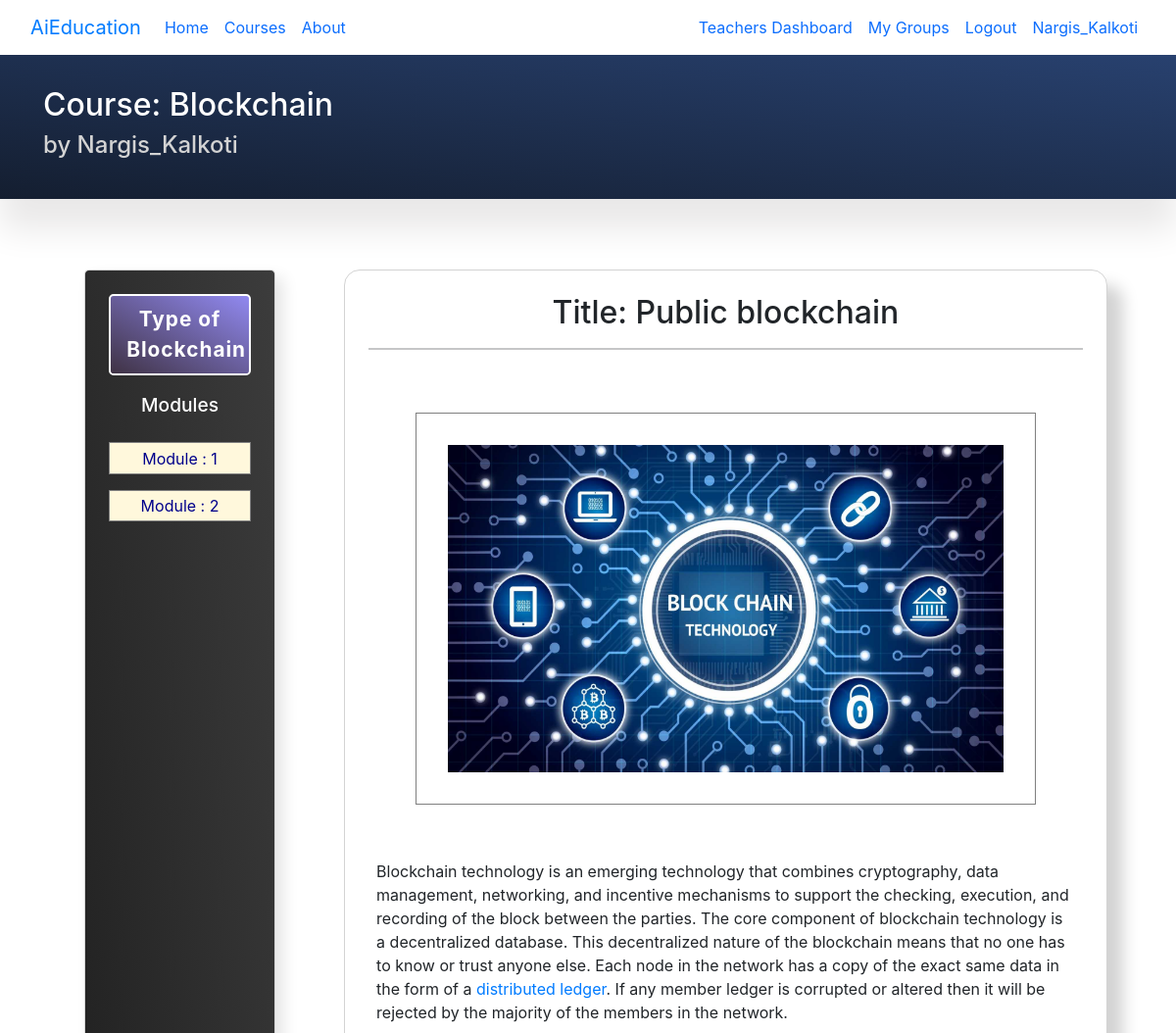
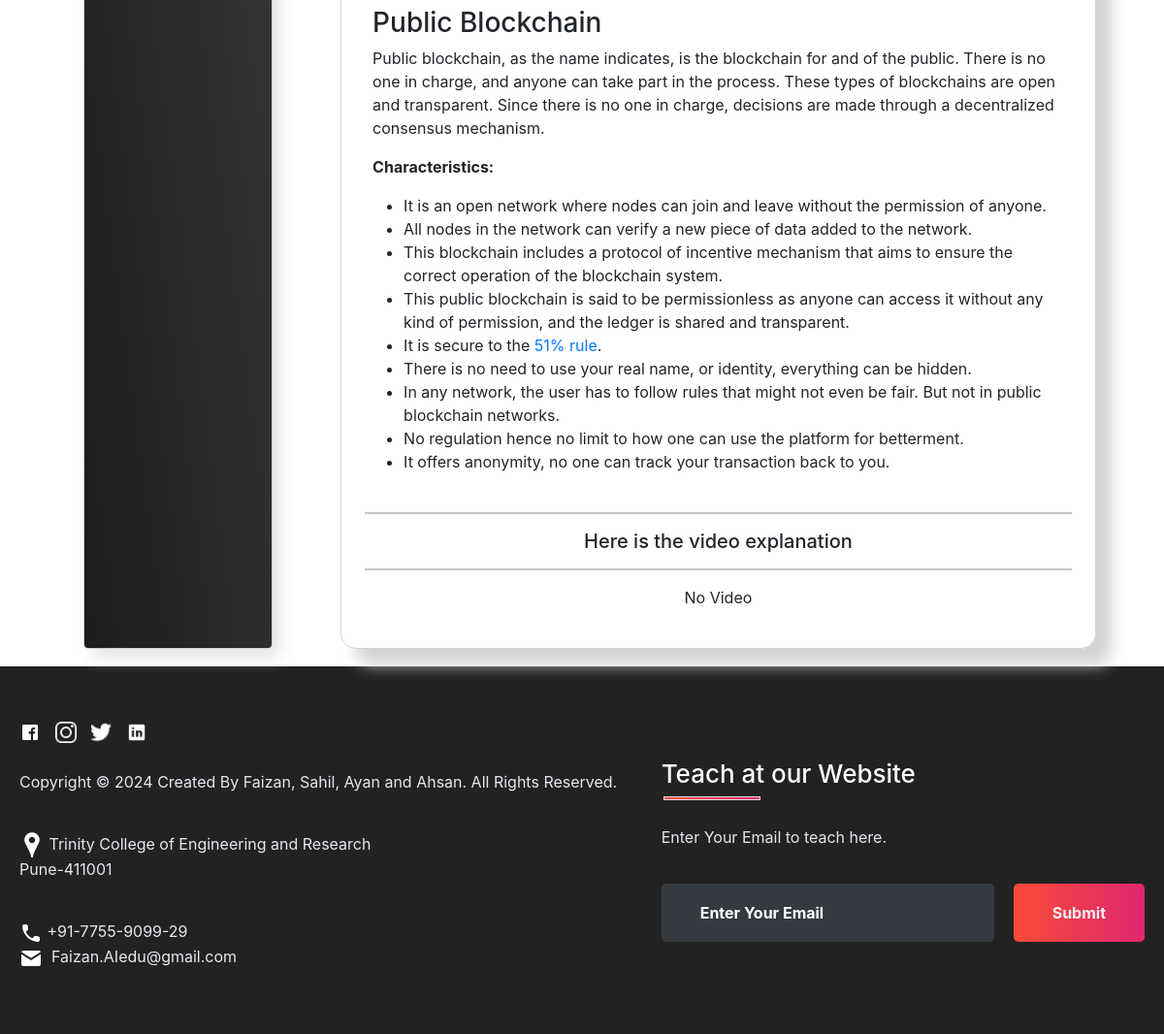
The app's page /modules/detail-module/blockchain/type-of-blockchain/public-blockchain/ (signed in) with its own data (2 pictures, top to bottom).
### modules/models.py (models this page shows, shortened)
class Module(models.Model):
    id = models.AutoField(primary_key=True)
    module_name = models.CharField(max_length=100)
    module_video = models.FileField(blank=True, upload_to='videos/modules', null=True)
    module_content = RichTextField(blank=True, null=True)
    module_image = models.ImageField(blank=True, upload_to='photos/modules')
    slug = models.SlugField()
    is_completed = models.ManyToManyField(Student, through='Module_completed', related_name='modules_completed')
    part_of_section = models.ForeignKey(Section, on_delete=models.CASCADE, related_name='has_modules')
    belong_to_course = models.ForeignKey(Course, on_delete=models.CASCADE, related_name='contains_modules')

### courses/models.py (models this page shows, shortened)
class Course(models.Model):
    course_name = models.CharField(max_length=100)
    made_by_teacher = models.ForeignKey(to=Teacher , on_delete=models.CASCADE, related_name='made_course')
    student = models.ManyToManyField(Student ,through='Course_members', related_name='has_course') # To get through the model name
    course_img = models.ImageField(upload_to='photos/courses',blank=True) # to change the upload path
    course_description = models.CharField(max_length=300)
    slug = models.SlugField()
    iscomplete = models.BooleanField(default=False)
    Age_choices = [
        ('Age < 10', 'Age <10'),
        ('10 < Age < 15', '10 < Age < 15'),
        ('15 < Age < 18','15 < Age < 18'),
        ('Above 18', 'Above 18'),
        ('For all ages', 'For all ages'),]
    age_group = models.CharField(max_length=20, choices=Age_choices, default='For all ages')
    tz1 = pytz.timezone('Asia/Kolkata')
    current_time = timezone.now().astimezone(tz1)
    duration = timedelta(hours=5, minutes=30)
    current_date = current_time + duration
    date_generated = models.DateTimeField(default=current_date)
    class Meta:
        ordering = ["course_name"]

### accounts/models.py (models this page shows, shortened)
class Teacher(models.Model):
    name = models.CharField(max_length=50, unique=True)
    user = models.OneToOneField(to=User, on_delete=models.CASCADE, related_name='teacher')
    is_verified = models.BooleanField(default=False)
    number = models.CharField(max_length=11)
    profile_photo = models.ImageField(upload_to='photos/teacher', null=True, blank=True)
    bio = models.CharField(max_length=100, blank=True, null=True)
    GENDER_CHOICES = [
        ('Male', 'Male'),
        ('Female', 'Female'),
        ('None', 'None')]
    EXPERIENCE_CHOICES=[
        ('less then 1 year','less then 1 year'),('1 - 2 years','1 - 2 years'),
        ('2-4 years','2-4 years'),('5 years and above','5 years and above'),
    ]
    TYPE_USER = [
        ('student', 'student'),
        ('teacher', 'teacher'),
        ('admin', 'admin')]
    is_type = models.CharField(max_length=20, choices=TYPE_USER, default='teacher')
    gender = models.CharField(max_length=10, choices=GENDER_CHOICES, default='None')
    experience = models.CharField(max_length=30, choices=EXPERIENCE_CHOICES, default='less then 1 year')
    def __str__(self):
        return self.name

### sections/models.py (models this page shows, shortened)
class Section(models.Model):
    section_name = models.CharField(max_length=200)
    section_description = models.CharField(max_length=200)
    belong_to_course = models.ForeignKey(Course, on_delete=models.CASCADE, related_name='contains_sections')
    students_completed = models.ManyToManyField(Student, through='Section_completed', related_name='sections_completed')
    available_to_student = models.ManyToManyField(Student, through='Available_sections')
    Accessible_at_level = [('Easy','Easy'),
                          ('Medium','Medium'),
                          ('Hard','Hard'),
                          ('Expert','Expert')]
    Difficulty = models.CharField(max_length=20, choices=Accessible_at_level, default='Easy')
    slug = models.SlugField()

### modules/views.py (the view)
# urls.py: path('detail-module/<slug:course_slug>/<slug:section_slug>/<slug:slug>/', views.DetailModule.as_view(), name='detailmodule'),
class DetailModule(LoginRequiredMixin, DetailView):
    template_name = 'modules/detail_modules.html'
    context_object_name = 'module'
    model = Module
    slug_field = 'slug'
    def get_context_data(self, **kwargs):
        context = super().get_context_data(**kwargs)
        section_slug = self.kwargs.get('section_slug')
        course_slug = self.kwargs.get('course_slug')
        Section1 = Section.objects.get(slug = section_slug)
        Course1 = Course.objects.get(slug=course_slug)
        context['section'] = Section1
        context['course'] = Course1
        return context

### modules/templates/modules/detail_modules.html
{% extends 'base.html' %}
{% block content %}
{% load static %}
{% if user.is_authenticated %}
   {% if user.student in course.student.all or user.teacher.name == course.made_by_teacher.name %}
<div class="row" style="margin: 0px; padding: 2em; justify-content: center;
background: linear-gradient(to top right, #141E30,#28416F); box-shadow: 0em 2em 2em rgb(234, 233, 233);">
<a style="text-decoration: none; color: lightgrey;"
href="{% url 'courses:singlecourse' slug=course.slug %}">
    <h2 style="text-align: left; color:white;">
        Course: {{module.belong_to_course.course_name}}
    </h2> <h4>
    by {{module.belong_to_course.made_by_teacher}}</h4>
</a>
</div>
<div style="padding: 1em 3em;"></div><br>
<div class="row" style="margin: 0px; padding:1em; justify-content:space-evenly">
    <div class="col-lg-2" style="box-shadow: 0.5em 0.5em 1em rgb(229, 229, 229); border: 1px solid lightgrey;
    text-align: center; padding: 1.5em 1.5em; border-radius: 0.3em; margin: 0em 1em;
    background: linear-gradient(to top right, #1c1c1c, #3c3c3c);">
    <a style="text-decoration: none; color: black;" href="">
        <p style="background: linear-gradient(to top right, #3F3244,  rgb(145, 137, 240)); border: 1px solid grey; border-radius: 0.3em;
        padding: 0.5em 1em; color: white; border: 2px solid white;">
           <b style="letter-spacing: 1px; font-size: 1.3em;"> {{module.part_of_section.section_name}} </b>
        </p>
    </a>
     <span style="color:white; font-weight: 500; font-size: 1.2em;">Modules  </span>
     <br> <br>
        {% for modules in section.has_modules.all %}
        <a style="text-decoration: none; color: darkblue;"
        href="{% url 'modules:detailmodule' course_slug=course.slug section_slug=section.slug slug=modules.slug %}">
          <p class="module-selector" >
              Module : {{forloop.counter}}
          </p>
        </a>
        {% endfor %}
      </div>
    <div class="col-lg-8" style="border: 1px solid lightgrey; box-shadow: 1em 1em 1em lightgrey; padding: 1.5em; border-radius: 1em;">
        <h2 style="text-align: center;">
            Title: {{module.module_name}}</h2><hr>
            <div style="text-align: center; padding: 3em;">
                <img class="module-image" src="{{module.module_image.url}}" alt="">
            </div>
            <div style="padding: 0.5em;">
                {{module.module_content|safe}}
            </div>
            <hr>
            <div>
                <h5 style="text-align: center;">Here is the video explanation</h5>
                {% if module.module_video %}
                <div style="padding:0.5em 2em;">
                   <video width="100%" controls>
                      <source src="{{module.module_video.url}}" type="video/mp4">
                   </video>
                </div>
                {% else %}
                <hr>
                <p style="text-align: center;">
                No Video</p>
                {% endif %}
            </div>
    </div>
</div>
   {% endif %}
{% endif %}
{% endblock content %}

### templates/base.html (shortened to what this page needs)
{% load static %}
<!DOCTYPE html>
<html lang="en">
<head>
    <link rel="stylesheet" href="{% static 'css/styles.css' %}">
    <link rel="stylesheet" href="{% static 'css/bootstrap.min.css' %}">
    <link rel="stylesheet" href="https://cdn.jsdelivr.net/npm/bootstrap@4.3.1/dist/css/bootstrap.min.css">
    <link rel="stylesheet" href="{% static 'courses/css/courses.css' %}">
    <link rel="stylesheet" href="{% static 'accounts/css/accounts.css' %}">
    <link rel="stylesheet" href="{% static 'modules/modules.css' %}">
    <link rel="stylesheet" href="{% static 'footer/css/footer.css' %}">
</head>
<body>
<nav class="navbar navbar-expand-lg bg-body-tertiary" >
    <div class="container-fluid">
      <a class="navbar-brand" href="{% url 'index' %}">
        AiEducation
      </a>
      <div class="collapse navbar-collapse" id="navbarSupportedContent">
        <ul class="navbar-nav me-auto mb-2 mb-lg-0">
          <li class="nav-item">
            <a class="nav-link active" aria-current="page" href="{% url 'index' %}">Home</a>
          </li>
          <li class="nav-item">
            <a class="nav-link" href="{% url 'courses:allcourseslist' %}">Courses</a>
          </li>
          <li class="nav-item">
            <a class="nav-link" href="{% url 'about' %}">About</a>
          </li>
        </ul>
        <ul class="navbar-nav mb-2 mb-lg-0">
            {% if user.is_authenticated %}
            {% if user.is_superuser %}
            <li class="nav-item">
              <a class="nav-link" href="{% url 'admin:index' %}">My Admin Dashboard</a>
            </li>
            {% elif not user.teacher %}
            <li class="nav-item">
              <a class="nav-link" href="{% url 'courses:student_dashboard' %}">My Dashboard</a>
            </li>
            {% else %}
            <li class="nav-item">
              <a class="nav-link" href="{% url 'courses:teacher_dashboard' %}">Teachers Dashboard</a>
            </li>
            {% endif %}
            <li class="nav-item">
              <a class="nav-link" href="">My Groups</a>
            </li>
            <li class="nav-item">
              <a class="nav-link" href="{% url 'accounts:logout' %}">Logout</a>
            </li>
            <li class="nav-item">
              <a class="nav-link" href="">{{user.username}}</a>
            </li>
            {% endif %}
        </ul>
      </div>
    </div>
  </nav>
    {% block content %}{% endblock content %}
<footer>
  <div class="footer-container">
    <div class="left-col">
      <div class="social-media">
        <a href="#"><img src="{% static 'footer/photos/fb.png' %}"></a>
        <a href="#"><img src="{% static 'footer/photos/insta.png' %}"></a>
        <a href="#"><img src="{% static 'footer/photos/tt.png' %}"></a>
        <a href="#"><img src="{% static 'footer/photos/linkedin.png' %}"></a>
      </div><br>
      <p class="rights-text">Copyright © 2024 Created By Faizan, Sahil, Ayan and Ahsan. All Rights Reserved.</p>
      <br><p><img src="{% static 'footer/photos/location.png' %}"> Trinity College of Engineering and Research<br>Pune-411001</p><br>
      <p><img src="{% static 'footer/photos/phone.png' %}"> +91-7755-9099-29<br><img src="{% static 'footer/photos/mail.png' %}">&nbsp; Faizan.AIedu@gmail.com<br>
      </p>
    </div>
    <div class="right-col">
      <h1 style="color: #fff">Teach at our Website</h1>
      <div class="border"></div><br>
      <p>Enter Your Email to teach here.</p>
      <form class="register-form">
        <input class="txtb" type="email" placeholder="Enter Your Email">
        <input class="btn" type="submit" value="Submit">
      </form>
    </div>
  </div>
</footer>
</body>
</html>

### static/modules/modules.css (style rules this page uses)
.module-image { width: 100%; padding: 2em; border: 1px solid grey; height: 50vh; }
.module-selector { padding: 0.2em 0.3em; border: 1px solid grey; background-color: cornsilk; }

### static/footer/css/footer.css (style rules this page uses)
footer { color: #E5E8EF; background: #000D; padding: 50px 0; }
footer .footer-container { max-width: 1300px; margin: auto; padding: 0 20px; display: flex; justify-content: space-between; align-items: center; flex-wrap: wrap-reverse; }
footer .social-media img { width: 22px; }
footer .social-media a { margin-right: 10px; font-size: 22px; text-decoration: none; }
footer .right-col h1 { font-size: 26px; }
footer .border { width: 100px; height: 4px; background: linear-gradient(to right, #FA4B37, #DF2771); margin: 2px; }
footer .register-form { display: flex; justify-content: center; align-items: center; flex-wrap: wrap; }
footer input::placeholder { color: white !important; }
footer .txtb { flex: 1; padding: 18px 40px; font-size: 16px; background: #343A40; border: none; font-weight: 700; outline: none; border-radius: 5px; min-width: 260px; margin-top: 20px; color: white; }
footer .btn { margin-top: 20px; padding: 18px 40px; font-size: 16px; color: #f1f1f1; background: linear-gradient(to right, #FA4B37, #DF2771); border: none; font-weight: 700; outline: none; border-radius: 5px; margin-left: 20px; cursor: pointer; transition: opacity .3s linear; }

### records on screen
Module: belong_to_course.course_name "Blockchain", belong_to_course.made_by_teacher "Nargis_Kalkoti", part_of_section.section_name "Type of Blockchain", module_name "Public blockchain", module_image (picture), module_content "Blockchain technology is an emerging technology that combines cryptography, data management, networking, and incentive mechanisms to support the checking, execution, and recording of the block between the parties. The core component of blockchain technology is a decentralized database. This decentralized nature of the blockchain means that no one has to know or trust anyone else. Each node in the network has a copy of the exact same data in the form of a distributed ledger . If any member ledger is corrupted or altered then it will be rejected by the majority of the members in the network. Public Blockchain Public blockchain, as the name indicates, is the blockchain for and of the public.…"

### other values on screen
{{ user.username }} "Nargis_Kalkoti"
